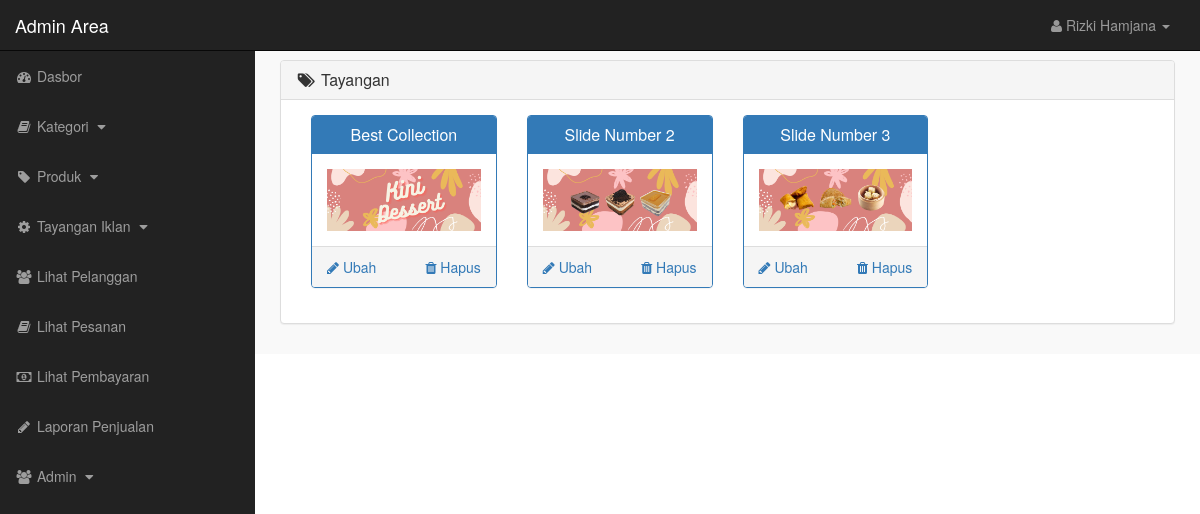
/admin_area/index.php?view_slides (signed in), run on the app's committed database.
### tables this page shows
CREATE TABLE `slider` (
  `slide_id` int(10) NOT NULL,
  `slide_name` varchar(255) NOT NULL,
  `slide_image` text NOT NULL,
  `slide_url` varchar(255) NOT NULL
);

### admin_area/view_slides.php (the view)
<?php
    if(!isset($_SESSION['admin_email'])){
        echo "<script>window.open('login.php','_self')</script>";
    }else{
?>
<div class="row">
    <div class="col-lg-12">
        <div class="panel panel-default">
            <div class="panel-heading">
                <h3 class="panel-title">
                    <i class="fa fa-tags fa-fw"></i> Tayangan
                </h3>
            </div>
            <div class="panel-body">
                <?php
                    $get_slides = "select * from slider";
                    $run_slides = mysqli_query($con,$get_slides);
                    while($row_slides=mysqli_fetch_array($run_slides)){
                        $slide_id = $row_slides['slide_id'];
                        $slide_name = $row_slides['slide_name'];
                        $slide_image = $row_slides['slide_image'];
                ?>
                <div class="col-lg-3 col-md-3">
                    <div class="panel panel-primary">
                        <div class="panel-heading">
                            <h3 class="panel-title" align="center">
                                <?php echo $slide_name; ?>
                            </h3>
                        </div>
                        <div class="panel-body">
                            <img src="slides_images/<?php echo $slide_image; ?>" alt="<?php echo $slide_name; ?>" class="img-responsive">
                        </div>
                        <div class="panel-footer">
                            <center>
                                <a href="index.php?delete_slide=<?php echo $slide_id; ?>" class="pull-right" onclick = "if (! confirm('Ingin menghapus tayangan?')) { return false; }">
                                 <i class="fa fa-trash"></i> Hapus
                                </a>
                                <a href="index.php?edit_slide=<?php echo $slide_id; ?>" class="pull-left">
                                 <i class="fa fa-pencil"></i> Ubah
                                </a>
                                <div class="clearfix"></div>
                            </center>
                        </div>
                    </div>
                </div>
                <?php } ?>
            </div>
        </div>
    </div>
</div>
<?php } ?>

### admin_area/includes/sidebar.php (shortened to what this page needs)
<?php
    if(!isset($_SESSION['admin_email'])){
        echo "<script>window.open('login.php','_self')</script>";
    }else{
?>
<nav class="navbar navbar-inverse navbar-fixed-top">
    <div class="navbar-header">
        <a href="index.php?dashboard" class="navbar-brand">Admin Area</a>
    </div>
    <ul class="nav navbar-right top-nav">
        <li class="dropdown">
            <a href="#" class="dropdown-toggle" data-toggle="dropdown">
                <i class="fa fa-user"></i> <?php echo $admin_name;  ?> <b class="caret"></b>
            </a>
        </li>
    </ul>
    <div class="collapse navbar-collapse navbar-ex1-collapse">
        <ul class="nav navbar-nav side-nav">
            <li>
                <a href="index.php?dashboard">
                        <i class="fa fa-fw fa-dashboard"></i> Dasbor
                </a>
            </li>
            <li>
                <a href="#" data-toggle="collapse" data-target="#cat">
                        <i class="fa fa-fw fa-book"></i> Kategori
                        <i class="fa fa-fw fa-caret-down"></i>
                </a>
            </li>
            <li>
                <a href="#" data-toggle="collapse" data-target="#products">
                        <i class="fa fa-fw fa-tag"></i> Produk
                        <i class="fa fa-fw fa-caret-down"></i>
                </a>
            </li>
            <li>
                <a href="#" data-toggle="collapse" data-target="#slides">
                        <i class="fa fa-fw fa-gear"></i> Tayangan Iklan
                        <i class="fa fa-fw fa-caret-down"></i>
                </a>
            </li>
            <li>
                <a href="index.php?view_customers">
                    <i class="fa fa-fw fa-users"></i> Lihat Pelanggan
                </a>
            </li>
            <li>
                <a href="index.php?view_orders">
                    <i class="fa fa-fw fa-book"></i> Lihat Pesanan
                </a>
            </li>
            <li>
                <a href="index.php?view_payments">
                    <i class="fa fa-fw fa-money"></i> Lihat Pembayaran
                </a>
            </li>
            <li>
                <a href="index.php?edit_css">
                    <i class="fa fa-fw fa-pencil"></i> Laporan Penjualan
                </a>
            </li>
            <li>
                <a href="#" data-toggle="collapse" data-target="#users">
                        <i class="fa fa-fw fa-users"></i> Admin
                        <i class="fa fa-fw fa-caret-down"></i>
                </a>
            </li>
        </ul>
    </div>
</nav>
<?php } ?>

### admin_area/css/style.css (style rules this page uses)
body { margin-top: 100px; }
@media (min-width: 768px) { body { margin-top: 50px; } }
@media (min-width: 768px) { .top-nav { margin: 0 15px; } }
@media (min-width: 768px) { .top-nav>li { float: none; display: inline-block; } }
@media (min-width: 768px) { .top-nav>li>a { color: #999999; line-height: 20px; padding-top: 15px; padding-bottom: 15px; } }
@media (min-width: 768px) { .panel-body { border-radius: 5px; } }

### data on the page
slider: slide_name "Best Collection", slide_image (picture)
slider: slide_name "Slide Number 2", slide_image (picture)
slider: slide_name "Slide Number 3", slide_image (picture)

### other printed values
$admin_name "Rizki Hamjana"
